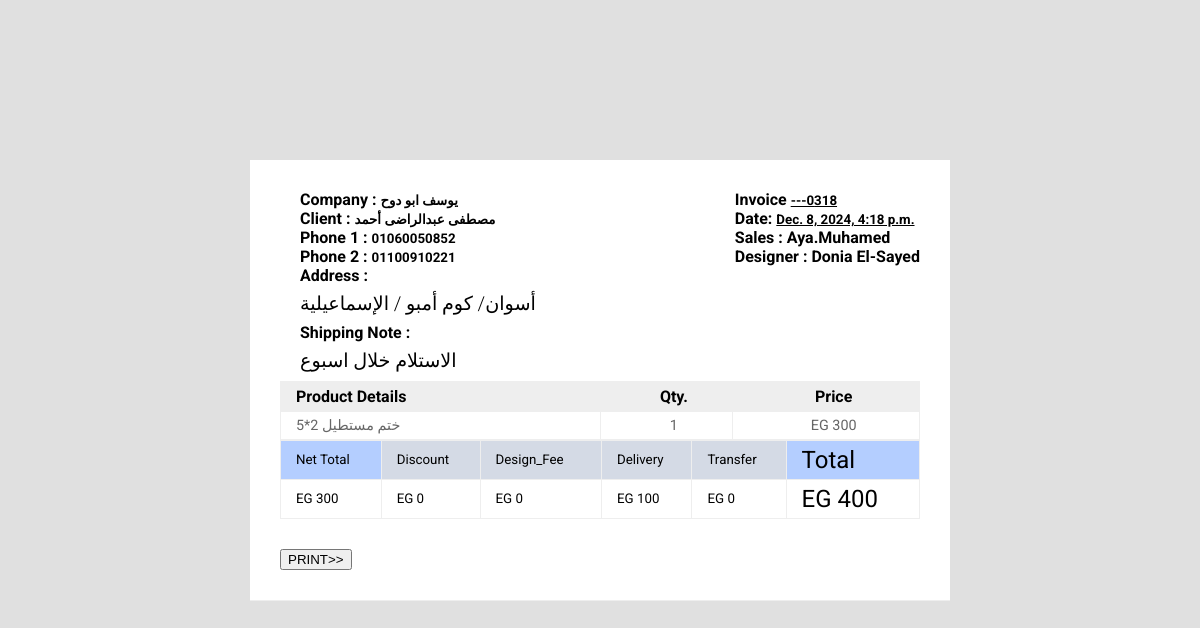
/Print_Square_order_list/318 (signed in), run on the app's committed database.
### Print_Square/models.py (models this page shows, shortened)
class Print_Square_Order(models.Model):
    Sales = models.ForeignKey(get_user_model(), on_delete=models.PROTECT, related_name='Print_Square_Order_Sales',)
    Customer = models.ForeignKey(Print_Square_Customer,related_name='Print_Square_order_customer',on_delete=models.PROTECT)
    Source=models.ForeignKey(SourceChannel,related_name='Print_Square_order_Source',on_delete=models.PROTECT)
    Status=models.ForeignKey(Order_Status,related_name='Print_Square_order_status',on_delete=models.PROTECT)
    Feedback=models.ForeignKey(Order_Feedback,related_name='Print_Square_Order_Feedback',on_delete=models.PROTECT)
    Designer=models.ForeignKey(Designer,related_name='Print_Square_order_Designer',on_delete=models.PROTECT)
    Design = models.FileField(upload_to=user_directory_path,null=True,blank=True)
    Discount=models.IntegerField(("Discount"),default=0)
    Delivery=models.IntegerField(("Delivery"),default=0)
    Design_Fees=models.IntegerField(("Design_Fees"),default=0)
    Transfer=models.IntegerField(("Transfer"),default=0)
    Shipping = models.TextField(("Shipping"),max_length=250)
    Order_Note=models.CharField(("Note"), max_length=50,null=True,blank=True)
    Created = models.DateTimeField(auto_now_add=True)
    Updated= models.DateTimeField(auto_now=True)
    class Meta:
        verbose_name_plural ="Orders"
    def Order_Total(self):
        total = 0
        Order_detail = self.Print_Square_order_Detail.all()
        for order in Order_detail:
            total+=int(1)*int(order.Price)
        return total
    def Cost(self):
        cost = self.Order_Total()+int(self.Delivery)+int(self.Design_Fees)-int(self.Discount)-int(self.Transfer)
        return cost

class Print_Square_Customer(models.Model):
    Company=models.CharField(("Company"), max_length=100,unique=True)
    Client=models.CharField(("Client"), max_length=100)
    Phone_1=models.CharField(("Phone 1 "), max_length=11,unique=True)
    Phone_2=models.CharField(("Phone 2 "), max_length=11,null=True,blank=True,unique=True)
    Governorate = models.ForeignKey(Governorate,related_name='Print_Square_Customer_city',on_delete=models.PROTECT)
    Address=models.TextField(("Address"), max_length=250)
    Email=models.CharField(("Email"), max_length=50 ,null=True,blank=True,unique=True)
    Note=models.CharField(("Note"), max_length=50,null=True,blank=True)
    Created = models.DateTimeField(auto_now_add=True)
    Updated= models.DateTimeField(auto_now=True)
    def __str__(self) :
        return f"""{self.Company}"""
    class Meta:
        verbose_name_plural ="Customers"

class Print_Square_OrderDetail(models.Model):
    Order = models.ForeignKey(Print_Square_Order,related_name='Print_Square_order_Detail',on_delete=models.CASCADE)
    Item = models.ForeignKey(Item,related_name='Print_Square_Item_Category',on_delete=models.PROTECT)
    Item_Name = models.TextField(("Item_Name"),max_length=250)
    Quantity = models.IntegerField(("Quantity"),default=0)
    Price = models.IntegerField(("Price"),default=0)
    Note=models.CharField(("Note"), max_length=50,null=True,blank=True)
    class Meta:
        verbose_name_plural ="Order_Items"

### CRM_Data/models.py (models this page shows)
class Designer(models.Model):
    name=models.CharField(("Designer"), max_length=50,unique=True)
    note=models.CharField(("Note"), max_length=50,null=True,blank=True)
    def __str__(self) :
        return f"""{self.name}"""
    class Meta:
        verbose_name_plural ="Designer"

### CRM_Data/views.py (the view)
# urls.py: path('Print_Square_order_list/<int:id>',views.Print_Square_invoice,name='Print_Square_invoice'),
@login_required
def Print_Square_invoice(request, id):
        obj = get_object_or_404(Print_Square_Order, id=id)
        context={'order':obj}
        return render(request, 'Print_Square/Print_Square_invoice.html', context)

### CRM_Data/templates/Print_Square/Print_Square_invoice.html (shortened to what this page needs)
{% load static %}
<!DOCTYPE html>
<html lang="en">
<head>
    <link rel="stylesheet" href="{% static 'en/css/invoice.css' %}">
</head>
<body>
    <div id="invoiceholder">
    <div div id="headerimage"> </div>
      <div id="invoice" class="effect2">
        <div id="invoice-mid">
          <div class="title">
            <h4> Invoice <small><u>---0{{order.id}} </u></small></h4>
            <h4>Date: <small><u>{{order.Created }}</u></small></h4>
              <h4>Sales : {{order.Sales }}</h4>
              <h4>Designer : {{order.Designer }}</h4>
          </div>
          <div class="info">
            <h4> Company :  <small>{{order.Customer}} </small></h4>
            <h4>Client : <small>{{order.Customer.Client}}</small></h4>
              <h4>Phone 1 : <small>{{order.Customer.Phone_1}}</small></h4>
              <h4>Phone 2 : <small>{{order.Customer.Phone_2}}</small></h4>
          </div>
          <br>
          <br>
          <br>
          <div class="info">
            <h4>Address : </h4>
		<h3>{{order.Customer.Address}}</h3>
		<h4>Shipping Note : </h4>
		<h3>{{order.Shipping}}</h3>
          </div>
        <div >
          <div id="table">
            <table>
              <tr class="tabletitle">
                <td class="item"><h4 >Product Details</h4></td>
                <td class="Hours"><h4 style="text-align: center;">Qty.</h4></td>
                <td class="Rate"><h4 style="text-align: center;">Price</h4></td>
              </tr>
              {% for item in order.Print_Square_order_Detail.all %}
              <tr class="service">
                <td class="tableitem"><p class="itemtext" >{{item.Item_Name}}</p></td>
                <td class="tableitem"><p class="itemtext" style="text-align: center;"> {{item.Quantity}}</p></td>
                <td class="tableitem"><p class="itemtext" style="text-align: center;">EG {{item.Price}}</p></td>
              </tr>
              {% endfor %}
            </table>
            <table>
              <tr class="tabletitle" >
                <tr>
                  <td style=" background-color:rgb(180, 206, 255);text-align: left;font-size: smaller;"  >Net Total</td>
                  <td style=" background-color:rgb(212, 218, 229);text-align: left;font-size: smaller;" >Discount</td>
                  <td style=" background-color:rgb(212, 218, 229);text-align: left;font-size: smaller;" >Design_Fee</td>
                  <td style=" background-color:rgb(212, 218, 229);text-align: left;font-size: smaller;" >Delivery</td>
                  <td style=" background-color:rgb(212, 218, 229);text-align: left;font-size: smaller;" >Transfer</td>
                  <td style=" background-color:rgb(180, 206, 255);text-align: left;font-size: x-large;" >Total</td>
                </tr>
                <tr>
                  <td style="text-align: left;font-size: smaller;" >EG {{order.Order_Total}}</td>
                  <td style="text-align: left;font-size: smaller;" >EG {{order.Discount}}</td>
                  <td style="text-align: left;font-size: smaller;" >EG {{order.Design_Fees}}</td>
                  <td style="text-align: left;font-size: smaller;" >EG {{order.Delivery}}</td>
                  <td style="text-align: left;font-size: smaller;" >EG {{order.Transfer}}</td>
                  <td style="text-align: left;font-size: x-large;" >EG {{order.Cost}}</td>
                </tr>
              </tr>
            </table>
          </div>
          <div id="legalcopy">
            <button type="button"  onclick="window.print()">PRINT>></button>
          </div>
        </div>
      </div>
    </div>
</body>
</html>

### static/en/css/invoice.css (style rules this page uses)
* { margin: 0; box-sizing: border-box; }
body { background: #e0e0e0; font-family: 'Roboto', sans-serif; background-image:'#'; background-repeat: repeat-y; background-size: 100%; }
h3 { font-size: 1.2em; font-weight: 300; line-height: 2em; }
p { font-size: .7em; color: #666; line-height: 1.2em; }
#invoiceholder { width:100%; hieght: 100%; padding-top: 100px; }
#headerimage { z-index:-1; position:relative; top: -50px; height: 350px; background-size: 1920px 80%; background-position: 50% -90%; }
#invoice { position: relative; top: -290px; margin: 0 auto; width: 700px; background: #FFF; }
[id*='invoice-'] { border-bottom: 1px solid #EEE; padding: 30px; }
#invoice-mid { min-height: 120px; }
.info { display: block; float:left; margin-left: 20px; }
.title { float: right; }
table { width: 100%; border-collapse: collapse; }
td { padding: 5px 0 5px 15px; border: 1px solid #EEE; word-break: break-all; }
.tabletitle { padding: 5px; background: #EEE; }
.service { border: 1px solid #EEE; }
.item { width: 50%; }
.itemtext { font-size: .9em; }
#legalcopy { margin-top: 30px; }

### data on the page
Print_Square_Order: id "318", Created "Dec. 8, 2024, 4:18 p.m.", Sales "Aya.Muhamed", Designer "Donia El-Sayed", Customer "يوسف ابو دوح", Customer.Client "مصطفى عبدالراضى أحمد", Customer.Phone_1 "01060050852", Customer.Phone_2 "01100910221", Customer.Address "أسوان/ كوم أمبو / الإسماعيلية", Shipping "الاستلام خلال اسبوع", Order_Total "300", Discount "0", Design_Fees "0", Delivery "100", Transfer "0", Cost "400"
Print_Square_OrderDetail: Item_Name "ختم مستطيل 2*5", Quantity "1", Price "300"
